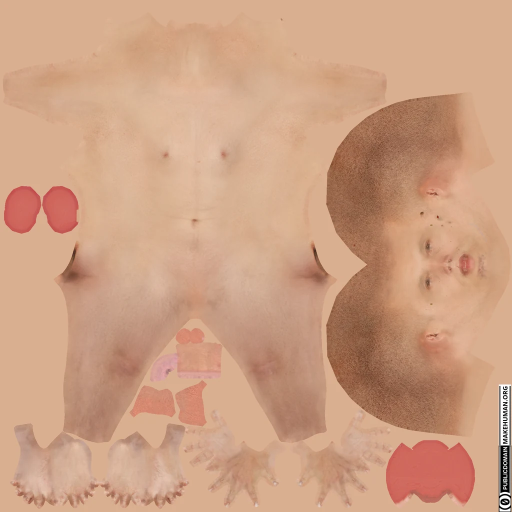
#> input picture web/models/piel_mh_aksel.webp, 1024 x 1024 px (shown at 1/2 size)
$ python piel_makehuman.py ../web/models/piel_mh_aksel.webp ../web/models/piel_mh_aksel.webp ../web/models/piel_mh_aksel.webp
#> lines starting #> are read from the running program, lines starting #| are printed output that depends on the picture
# Textura de piel de prueba para el skin `mh_aksel` (docs/GRAFICOS_PLAN.md): parte del difuso de la piel «mindfront_aksel_skin»
# del paquete «Skins 02» de MakeHuman (CC0; static.makehumancommunity.org/assets/assetpacks/skins02.html). El original trae un ojo
# morado pintado: se tapa con el otro ojo espejado sobre el eje de simetría de la cara. Sale a 1024 px en WebP.
# Uso: python3 tools/piel_makehuman.py Aksel_Skin_diffuse.png web/models/piel_mh_aksel.webp [recorte_de_control.png]
import sys, os, numpy as np
from PIL import Image, ImageFilter
src, out = sys.argv[1:3]; vista = sys.argv[3] if len(sys.argv) > 3 else None
a = np.asarray(Image.open(src).convert('RGB')).astype('f4')
best = None
for y2 in range(2080, 2140):
    lo = np.arange(1010, 1050); d = np.abs(a[lo, 1760:1950] - a[y2 - lo, 1760:1950]).mean()      # nariz y boca, pegado al eje
    if best is None or d < best[0]: best = (d, y2)
#> this loop made 60 passes
#> best on pass 1: (nan, 2080)
y2 = best[1]; print('eje', y2 / 2)
#> after `y2 = best[1]`: y2 = 2080
#| eje 1040.0
H, Wd = a.shape[:2]; yy, xx = np.mgrid[0:H, 0:Wd]; cx, cy, rx, ry = 1722, 985, 85, 105
#> after `H, Wd = a.shape[:2]`: H = 1024; Wd = 1024
e = ((xx - cx) / rx) ** 2 + ((yy - cy) / ry) ** 2; w = np.clip((1 - e) / .45, 0, 1); w = w * w * (3 - 2 * w)
ys = np.clip(y2 - yy, 0, H - 1); esp = a[ys, xx]
#> after `ys = np.clip(y2 - yy, 0, H - 1)`: ys: shape (1024, 1024) int64; every value is 1023
#> after `esp = a[ys, xx]`:
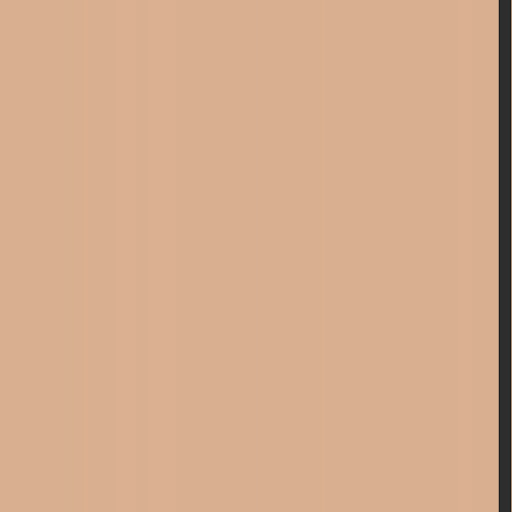
#> esp: shape (1024, 1024, 3) float32 (shown at 1/2 size); mean R, G, B 215.1, 172.7, 141.5
b = a * (1 - w[..., None]) + esp * w[..., None]
im = Image.fromarray(b.astype('u1'))
#> im is the input picture: PIL image 1024x1024 RGB; mean R, G, B 205.3, 159.8, 131.4
if vista: im.crop((1500, 820, 1960, 1300)).save(vista)
im.resize((1024, 1024), Image.LANCZOS).save(out, 'WEBP', quality=88, method=6); print(os.path.getsize(out))
#| 61406

$ run again, with web/models/detail_skin.png saved as web/models/piel_mh_aksel.webp
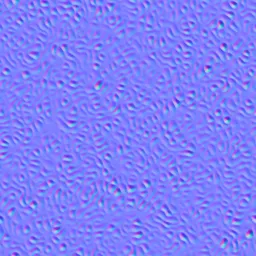
#> input picture web/models/detail_skin.png, 256 x 256 px
#> the loop `for y2 in range(2080, 2140):` made 60 passes
#> best on pass 1: (nan, 2080)
#> y2 = 2080
#| eje 1040.0
#> ys: shape (256, 256) int64; every value is 255
#> `esp = a[ys, xx]`:
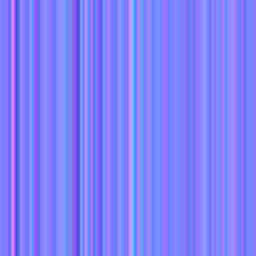
#> esp: shape (256, 256, 3) float32; mean R, G, B 128.1, 128.2, 250.2
#> im is the input picture: PIL image 256x256 RGB; mean R, G, B 127.5, 127.7, 249.1
#| 92156
